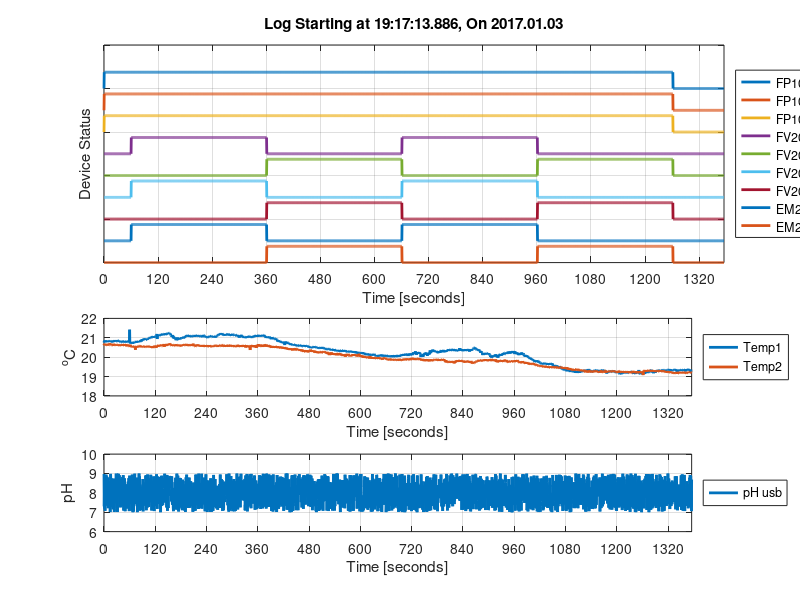

Source code (MATLAB):
% RPI_HMI_log_grapher_002 - main diff - time vector
% Seems to produce nicer graphs

%%  Idea is to read in log file, and plot along time axis.
%   text scan will be used to read in column names
%   text scan will be used to read in timestamp and associated data
%   timestamp converted to time number via datenum
%   data will be plotted against time number via datetick
%   interval of .5 or more to reduce rounding errors...
%   else matlab plots look jittery - is fixable somehow...
%   legend will be created from column names in csv file

%% Initialization
clear;clc;close all;

%% Load log
%fileID = fopen('2016.12.17_13.58.06_9_LED_prototype_01.csv');
%fileID = fopen('2016.12.17_14.52.07_9_LED_prototype_01.csv');

fileID = fopen('2016.12.18_01.15.41_9_LED_prototype_01.csv');
%fileID = fopen('2016.12.18_03.16.36_9_LED_prototype_01.csv');


%fileID = fopen('2016.12.18_13.45.37_9_LED_prototype_02.csv'); % real long
fileID = fopen('2017.01.03_19.17.13_9_LED_prototype_02.csv')


%% Create cell of data column names
formatSpec = '%s'; N = 15;
C_text = textscan(fileID,formatSpec,N,'Delimiter',','); %collect column names

% Date[YYYY.MM.DD],Time[HH:MM:SS.ms],Log Number,FP101,FP102,FP103,FV201,FV202,FV203,FV204,EM201,EM202,Temp1,Temp2,pH
% create data cell, %f for later multiplication (graph scaling)
C_data0 = textscan(fileID,'%s %s %f %f %f %f %f %f %f %f %f %f %f %f %f','Delimiter',','); %matches format of data

%% Timestamp data -> datenumber for plotting on matlab formated axis
date = C_data0{1};
time = C_data0{2};
for ndx=1:length(C_data0{1})
    % create custom half second time vector (must know log interval)
    c_time(ndx) = .5 *(ndx-1);
end
dateTime = strcat(date, {','}, time);
date_format = 'yyyy.mm.dd,HH:MM:SS.FFF';
dateTimePlot = datenum(dateTime,date_format);%converts timestamp into time number

%% Plotting
figure
subplot(4,1,[1 2])

ndx = 4;    % begining of system status log values

while ndx <= N-3    % to create all plot as once
    plot(c_time,( C_data0{ndx}*.75 - (ndx-4) ),'linewidth',2)
    hold on
    ndx = ndx+ 1;
end

title(strvcat(['Log Starting at ',C_data0{2}{1},', On ', C_data0{1}{1}])) %format title from timestamp data
ylabel('Device Status')
xlabel('Time [seconds]')

legend(C_text{1}{4},C_text{1}{5},C_text{1}{6},...
    C_text{1}{7},C_text{1}{8},C_text{1}{9},...
    C_text{1}{10},C_text{1}{11},C_text{1}{12},'location','eastoutside') %creates legend from column names read in...
% setting x axis
x_lim = [0 c_time(end)];
xlim(x_lim)
set(gca,'XTick',(0:120:c_time(end)+60) )
set(gca,'YtickLabel',[' ']);
grid on

subplot(4,1,3)
%% temperature plots
plot(c_time,C_data0{13},'linewidth',2)
hold on
plot(c_time,C_data0{14},'linewidth',2)
y_max = max(max(C_data0{13}),max(C_data0{14}));
y_min = min(min(C_data0{13}),min(C_data0{14}));
y_span = round(y_max-y_min)/2;
ylim(round([y_min-y_span y_max+y_span]))

legend(C_text{1}{13},C_text{1}{14},'location','eastoutside')
ylabel('^oC')
xlabel('Time [seconds]')
set(gca,'XTick',(0:120:c_time(end)+60) )
xlim(x_lim)
grid on

%% pH plot
subplot(4,1,4)
plot(c_time,C_data0{15},'linewidth',2)
ylim([0 14])
xlabel('Time [seconds]')
ylabel('pH')
y_max = max(C_data0{15});
y_min = min(C_data0{15});
y_span = round(y_max-y_min)/2;
ylim(round([y_min-y_span y_max+y_span]))


legend( horzcat( C_text{1}{15},'usb'),'location','eastoutside')
set(gca,'XTick',(0:120:c_time(end)+60) )
xlim(x_lim)
grid on